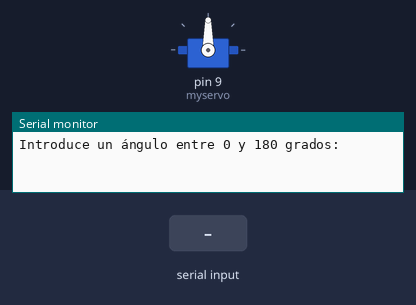
Recording of a sketch running on a simulated Arduino Uno, built with avr-gcc and run on an emulated ATmega328P. On the bench: servo, the last lines printed to the serial monitor. The inputs (shaded band) are chosen by the test bench.

Above: at 1.2 s.
1.3 s: "90,45\n" received over Serial
At 3.1 s:
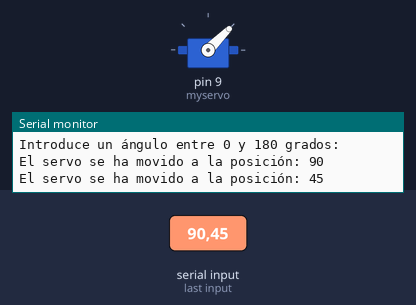
3.8 s: "30,150\n" received over Serial
At 5.1 s:
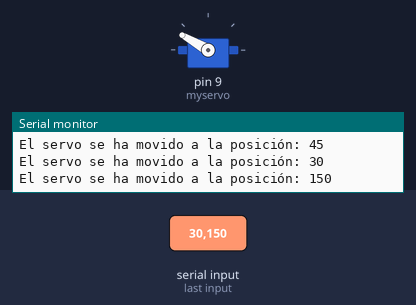
6.3 s: "5\n" received over Serial
At 8.0 s:
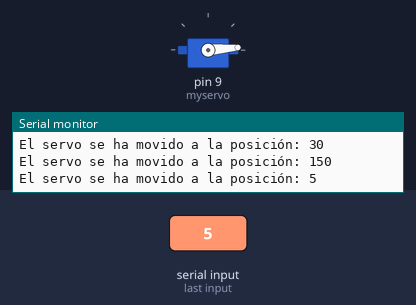
8.8 s: "90\n" received over Serial
At 11.1 s:
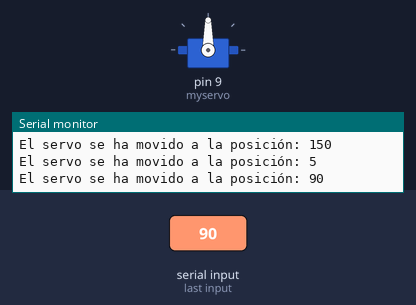
Timing chart, 0 to 12.3 s (numbered marks = the images above; inputs shaded):
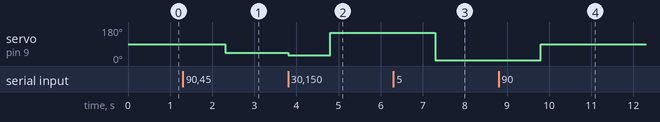

Measured:
- after the input at 1.3 s, servo on pin 9 (myservo): 90° → 45° after 1.0 s
- after the input at 3.8 s, servo on pin 9 (myservo): 45° → 30° at once, → 150° 1.0 s later
- after the input at 6.3 s, servo on pin 9 (myservo): 150° → 5° after 1.0 s
- after the input at 8.8 s, servo on pin 9 (myservo): 5° → 90° after 1.0 s

The sketch:

ej4.9.ino
```cpp
#include <Servo.h>

Servo myservo;

int pos;    // variable para almacenar la posición del servo

void setup()
{
  myservo.attach(9);

  Serial.begin(9600);
  Serial.println("Introduce un ángulo entre 0 y 180 grados:");
}

void loop()
{
  if (Serial.available())
  {
    // lee el ángulo desde el puerto serial
    // Con el SKIP_ALL podemos evitar todos los caracteres diferentes a negativos o numeros
    // y el '\n' permite evitar los saltos de linea que pondrian a 0 el servo
    int angle = Serial.parseInt(SKIP_ALL, '\n');

    if (angle >= 0 && angle <= 180)
    {
      pos = angle;
      myservo.write(pos);  // mueve el servo a la posición especificada
      Serial.println("El servo se ha movido a la posición: " + String(pos));
    }
    else
    {
      Serial.println("Por favor, introduce un número válido entre 0 y 180.");
    }
  }
}
```
